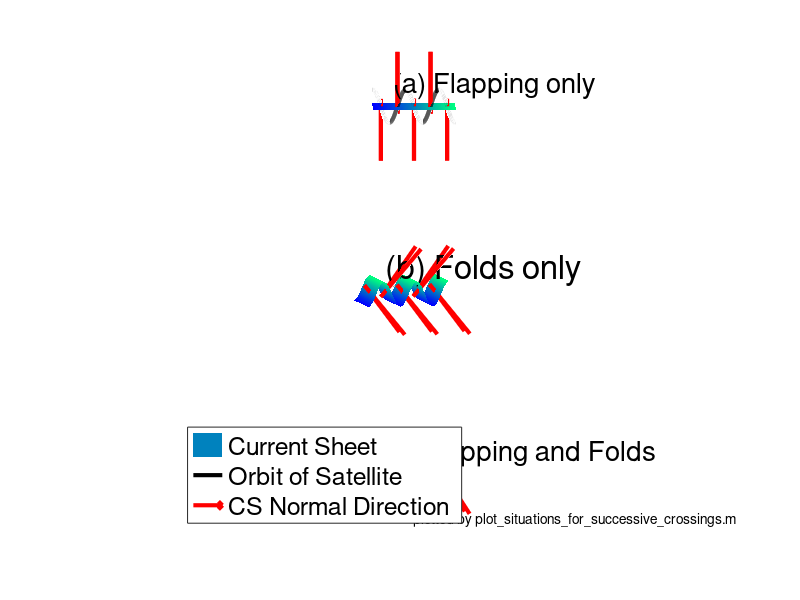

This figure's MATLAB source:
clear; close all;
stamp = 'plotted by plot\_situations\_for\_successive\_crossings.m';
%% construct shapes of HCS
x_HCS = linspace(-10,10,2001);
y_HCS = linspace(-10,10,2001);
[xx_HCS,yy_HCS] = meshgrid(x_HCS,y_HCS);
% shape1: plane
zz_HCS1 = zeros(size(xx_HCS));
% shape2: curved plane with 2.5 period
lambda2_HCS = 8;
zz_HCS2 = 3*sin(2*pi/lambda2_HCS*xx_HCS);
% shape3: curved plane with 2 period
lambda3_HCS = 10;
zz_HCS3 = 3*cos(2*pi/lambda3_HCS*xx_HCS);
%% construct orbits of PSP
x_PSP = linspace(-10,10,2001);
y_PSP = zeros(size(x_PSP));
% orbit1: curved line with 2.5 period
lambda1_PSP = 8;
z_PSP1 = -4*sin(2*pi/lambda1_PSP*x_PSP);
% orbit2: straight line
z_PSP2 = zeros(size(x_PSP));
% orbit3: curved line with 2.5 period
lambda3_PSP = 8;
z_PSP3 = -4*sin(2*pi/lambda3_PSP*x_PSP);
%% determine crossing locations
% situation1
x_cross1 = [-8,-4,0,4,8];
% situation2
x_cross2 = [-8,-4,0,4,8];
% situation3
x_cross3 = [-8.68,-5.00,-0.86,3.45,7.82];
z_cross3 = [2.02,-3.00,2.57,-1.69,0.60];
%% plot figure
figure();
LineWidth = 3;
FontSize = 20;
QuivLength = 2;
HeadSize = 5;
Azimuth = -1;
Elevation = 5;
%% situation 1: flapping only
% subplot(1,3,1)
subplot(3,1,1)
surf(xx_HCS,yy_HCS,zz_HCS1,xx_HCS); hold on;
shading interp; axis equal; axis off; colormap winter;
plot3(x_PSP,y_PSP,z_PSP1,'k','LineWidth',LineWidth); hold on;
for i_cross = 1 : 5
    if i_cross == 1 || i_cross == 3 || i_cross == 5
        q = quiver3(x_cross1(i_cross),0,0,0,0,QuivLength,'LineWidth',LineWidth);
    else
        q = quiver3(x_cross1(i_cross),0,0,0,0,-QuivLength,'LineWidth',LineWidth);
    end
    set(q,'MaxHeadSize',HeadSize,'Color','r');
end
view([-1,5]);
% text(-5,0,8,'(a) Flapping only','FontSize',FontSize);
text(-5,0,5,'(a) Flapping only','FontSize',FontSize);
%% situation 2: folds only
% subplot(1,3,2)
subplot(3,1,2)
surf(xx_HCS,yy_HCS,zz_HCS2); hold on;
shading interp; axis equal; axis off; colormap winter;
plot3(x_PSP,y_PSP,z_PSP2,'k','LineWidth',LineWidth); hold on;
for i_cross = 1 : 5
    x_sub = x_cross2(i_cross);
    norm_quiv = sqrt((2*pi/lambda2_HCS*cos(2*pi/lambda2_HCS*x_sub))^2+1);
    x_quiv = -2*pi/lambda2_HCS*cos(2*pi/lambda2_HCS*x_sub)/norm_quiv;
    z_quiv = 1/norm_quiv;
    if i_cross == 1 || i_cross == 3 || i_cross == 5
        q = quiver3(x_sub,0,0,QuivLength*x_quiv,0,QuivLength*z_quiv,'LineWidth',LineWidth);
    else
        q = quiver3(x_sub,0,0,-QuivLength*x_quiv,0,-QuivLength*z_quiv,'LineWidth',LineWidth);
    end
    set(q,'MaxHeadSize',HeadSize,'Color','r');
end
view([-10,5]);
% text(-4,0,8,'(b) Folds only','FontSize',FontSize);
text(-4,0,5,'(b) Folds only','FontSize',FontSize*1.2);
%% situation 3: flapping and folds
% subplot(1,3,3)
subplot(3,1,3)
surf(xx_HCS,yy_HCS,zz_HCS3); hold on;
shading interp; axis equal; axis off; colormap winter;
plot3(x_PSP,y_PSP,z_PSP3,'k','LineWidth',LineWidth); hold on;
for i_cross = 1 : 5
    x_sub = x_cross3(i_cross);
    z_sub = z_cross3(i_cross);
    norm_quiv = sqrt((2*pi/lambda3_HCS*sin(2*pi/lambda3_HCS*x_sub))^2+1);
    x_quiv = 2*pi/lambda3_HCS*sin(2*pi/lambda3_HCS*x_sub)/norm_quiv;
    z_quiv = 1/norm_quiv;
    if i_cross == 1 || i_cross == 3 || i_cross == 5
        q = quiver3(x_sub,0,z_sub,QuivLength*x_quiv,0,QuivLength*z_quiv,'LineWidth',LineWidth);
    else
        q = quiver3(x_sub,0,z_sub,-QuivLength*x_quiv,0,-QuivLength*z_quiv,'LineWidth',LineWidth);
    end
    set(q,'MaxHeadSize',HeadSize,'Color','r');
end
view([-10,5]);
% text(-8,0,8,'(c) Flapping and Folds','FontSize',FontSize);
text(-8,0,5.5,'(c) Flapping and Folds','FontSize',FontSize);
set(gca,'LineWidth',LineWidth/2,'FontSize',FontSize);
%% stamp
% legend('Current Sheet','Orbit of Satellite','CS Normal Direction','NumColumns',3);
legend('Current Sheet','Orbit of Satellite','CS Normal Direction','NumColumns',1);
text(0,0,-12,stamp);



